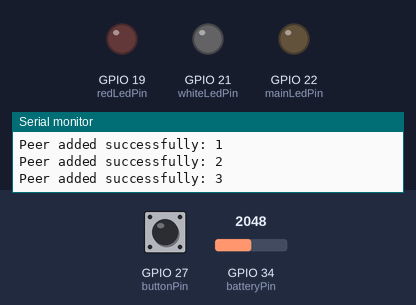
Bench run of a program on a simulated ESP32. Shown: output pins drawn as LEDs (lit = HIGH), the last lines printed to the serial monitor. Dashed ring = blinking. The inputs (shaded band) are chosen by the test bench; at power-on: GPIO 27 (buttonPin) HIGH, GPIO 34 (batteryPin) = 2048 (analog values on the 0–4095 scale).

Above: at 1.2 s.
1.3 s: GPIO 27 (buttonPin) pulled LOW for 3.2 s
At 3.66 s:
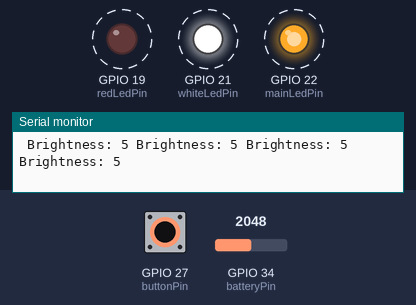
6.3 s: GPIO 34 (batteryPin) set to 2866
At 7.56 s:
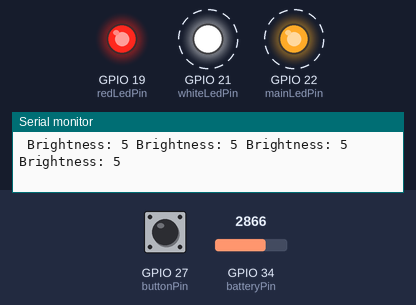
10.0 s: GPIO 34 (batteryPin) set to 2047
At 10.26 s:
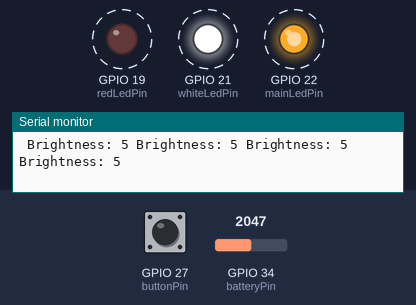
13.5 s: GPIO 34 (batteryPin) set to 1228
At 14.56 s:
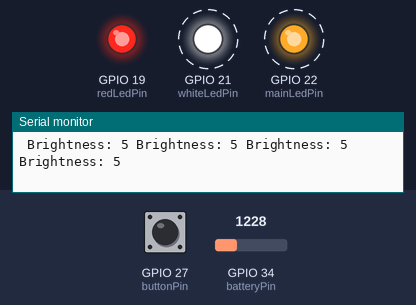
17.0 s: GPIO 27 (buttonPin) pulsed LOW 5 times (0.12 s each, 0.3 s apart)
20.5 s: GPIO 27 (buttonPin) pulsed LOW 5 times (0.12 s each, 0.3 s apart)
Timing chart, 0 to 23.5 s (numbered marks = the images above; inputs shaded):
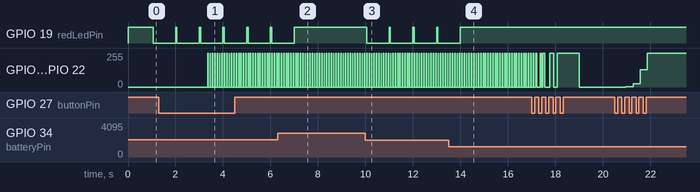

Measured:
- after the input at 1.3 s, GPIO 21 (whiteLedPin), GPIO 22 (mainLedPin): alternates 255/255 for 0.02 s and 0/255 for 0.08 s, starting after 2.1 s
- after the input at 6.3 s, GPIO 19 (redLedPin): goes on until 7.0 s, then stays HIGH
- after the input at 10.0 s, GPIO 19 (redLedPin): alternates HIGH for 0.04 s and LOW for 0.96 s, starting after 0.05 s
- after the input at 13.5 s, GPIO 19 (redLedPin): goes on until 14.0 s, then stays HIGH
- by itself, GPIO 19 (redLedPin): alternates HIGH for 0.06 s and LOW for 0.94 s

The program:

main.cpp
```cpp
#include <Arduino.h>
#include "WiFi.h"
#include "esp_now.h"

// Button
int buttonPin = 27;
const int whiteLedPin = 21;
const int mainLedPin = 22;
const int redLedPin = 19;

//State
int currentButtonState = HIGH;
int lastFlickerableState = HIGH;
int lastSteadyState = HIGH;
int redLedState = LOW;
const int batteryPin = 34;

// Timing
unsigned long previousRedMillis = 0;
unsigned long previousVoltageMillis = 0;
unsigned long pressedTime = 0;
unsigned long releasedTime = 0;
unsigned long pressDuration = 0;
int shortPressTime = 500;
int longPressTime = 1000;
int turnOffPressTime = 2000;
unsigned long lastDebounceTime = 0;
const int deBounceDelay = 50;
unsigned long lastHeartBreatTimestamp = 0;
unsigned long currentMillis = 0;

// White LED & blinking
int brightnessLevel = 0;
bool oneSecondTriggered = false;
bool twoSecondTriggered = false;

// Red LED blink
const unsigned long redBlinkCycle = 1000;
unsigned long redOnDuration = 1000;

// Battery
float batteryVoltage = 3.9;
const int voltageReadInterval = 1000;
const float voltageMax = 4.16; //4.16 max observed
const float voltageMin = 3.5; //3.5 cutoff

// Timing
unsigned long previousBlinkMillis = 0;
bool blinkState = HIGH;
unsigned long highDuration = 0;
unsigned long lowDuration = 0;
unsigned long timeToSendNext = 0;
int nextReceiverIndex = 0;
bool sendingMode = false;
bool blinkingMode = false;

void changeBrightness() {
    previousBlinkMillis = millis();
  // Turn off blinking mode when not in cases 5-10
  if (brightnessLevel < 5 || brightnessLevel > 10) {
    blinkingMode = false;
    analogWrite(whiteLedPin, 0);
    analogWrite(mainLedPin, 0);
  } else {
    blinkingMode = true;
    // Set blink durations based on case
    switch(brightnessLevel) {
      case 5: highDuration = 20; lowDuration = 80; break;
      case 6: highDuration = 40; lowDuration = 160; break;
      case 7: highDuration = 80; lowDuration = 320; break;
      case 8: highDuration = 160; lowDuration = 640; break;
      case 9: highDuration = 320; lowDuration = 1280; break;
      case 10: highDuration = 640; lowDuration = 2560; break;
    }
    // Reset phase on change so it feels responsive
    blinkState = HIGH;

    // Set immediate state
    analogWrite(whiteLedPin, 255);
    analogWrite(mainLedPin, 255);
  }

  // Regular brightness levels for cases 0-4
  if (!blinkingMode) {
    int pwmValue;
    switch(brightnessLevel) {
      case 0: pwmValue = 0; break;
      case 1: pwmValue = 2; break;
      case 2: pwmValue = 25; break;
      case 3: pwmValue = 128; break;
      case 4: pwmValue = 255; break;
      default: pwmValue = 0;
    }
    analogWrite(whiteLedPin, pwmValue);
    analogWrite(mainLedPin, pwmValue);
  }
}

// ESP-NOW
uint8_t receiverMACs[][6] = {
  {0x5C, 0x01, 0x3B, 0x96, 0x95, 0xC0}, // White
  {0xA0, 0xB7, 0x65, 0x2C, 0x23, 0x50}, // Green
  {0xA0, 0xB7, 0x65, 0x2D, 0xAA, 0x44}, // Blue
  {0xEC, 0xE3, 0x34, 0xB4, 0x96, 0x84} // Yellow
};

struct DataPacket {
  int brightnessLevel;
};

void handleBlinking() {
  currentMillis = millis();

  // Battery read
  if (currentMillis - previousVoltageMillis >= voltageReadInterval) {
    previousVoltageMillis = currentMillis;
    int rawValue = analogRead(batteryPin);
    batteryVoltage = rawValue * 0.001729;
    redOnDuration = map(batteryVoltage * 100, voltageMin * 100, voltageMax * 100, 0, 1000);
  }

  // Red LED blinking
  unsigned long cyclePosition = currentMillis % redBlinkCycle;
  if (cyclePosition < redOnDuration) {
    // ON portion of the cycle
    if (!redLedState) {
      redLedState = HIGH;
      digitalWrite(redLedPin, redLedState);
    }
  } else {
    // OFF portion of the cycle
    if (redLedState) {
      redLedState = LOW;
      digitalWrite(redLedPin, redLedState);
    }
  }

  if (!blinkingMode) return;

  unsigned long currentDuration = blinkState ? highDuration : lowDuration;

  if (currentMillis - previousBlinkMillis >= currentDuration) {
    previousBlinkMillis = currentMillis;
    blinkState = !blinkState;
    if (blinkState) {
      analogWrite(whiteLedPin, 255);
      analogWrite(mainLedPin, 255);
    } else {
      analogWrite(whiteLedPin, 0);
      analogWrite(mainLedPin, 0);
    }
  }
}

void setup() {
  pinMode(whiteLedPin, OUTPUT);
  pinMode(mainLedPin, OUTPUT);
  pinMode(redLedPin, OUTPUT);
  pinMode(buttonPin, INPUT_PULLUP);
  pinMode(batteryPin, INPUT);
  Serial.begin(115200);

  WiFi.mode(WIFI_STA);
  if (esp_now_init() != ESP_OK) {
    Serial.println("ESP-NOW Init Failed");
    return;
  }

  // Configure ADC
  analogReadResolution(12);
  analogSetAttenuation(ADC_11db);

  //ESP-NOW
  for (int i = 0; i < sizeof(receiverMACs) / sizeof(receiverMACs[0]); i++) {
    esp_now_peer_info_t peerInfo;
    memset(&peerInfo, 0, sizeof(peerInfo));
    memcpy(peerInfo.peer_addr, receiverMACs[i], 6);
    peerInfo.channel = 0;
    peerInfo.encrypt = false;
    if(esp_now_add_peer(&peerInfo) != ESP_OK) {
      Serial.println("Failed to add peer");
      return;
    } else {
      Serial.print("Peer added successfully: ");
      Serial.println(i);
    }
  }
}

void loop() {
  // Handle blinking if active
  handleBlinking();

  // Send with interval
  if (currentMillis >= timeToSendNext && sendingMode) {
    struct DataPacket packet;
    packet.brightnessLevel = brightnessLevel;
    esp_err_t result = esp_now_send(receiverMACs[nextReceiverIndex], (uint8_t *) &packet, sizeof(packet));
    if (result == ESP_OK) {
      Serial.print(" Brightness: ");
      Serial.print(brightnessLevel);
    }
    if (nextReceiverIndex < (sizeof(receiverMACs) / sizeof(receiverMACs[0])) - 1) {
      if (brightnessLevel == 0) {
        timeToSendNext = millis() + 1;
      } else {
        timeToSendNext = timeToSendNext + highDuration;
      }
      nextReceiverIndex++;
    } else {
      nextReceiverIndex = 0;
      sendingMode = false;
      Serial.println(" ");
    }
  }

  // Button behavior with debouncing
  currentButtonState = digitalRead(buttonPin);
  if (currentButtonState != lastFlickerableState) {
    lastDebounceTime = millis();
    lastFlickerableState = currentButtonState;
  }

  if ((millis() - lastDebounceTime) > deBounceDelay) {
    if (lastSteadyState == HIGH && currentButtonState == LOW) {
      pressedTime = millis();
      oneSecondTriggered = false;
      twoSecondTriggered = false;
      //Serial.println("The button is pressed.");
    }
    // While button is held down
    if (currentButtonState == LOW) {
      unsigned long holdDuration = millis() - pressedTime;
      // 1-second press detection (turn on to case 5)
      if (holdDuration > longPressTime && !oneSecondTriggered && !twoSecondTriggered) {
        // Turn on to case 5 (first blinking pattern)
        brightnessLevel = 0;
        changeBrightness();
        oneSecondTriggered = true;
        sendingMode = true;
        timeToSendNext = millis() + highDuration;
        //Serial.println("1 second press detected | case 5 | data sent.");
      }
      // 2-second press detection (turn off)
      if (holdDuration > turnOffPressTime && !twoSecondTriggered) {
        if (brightnessLevel < 5) {
          brightnessLevel = 5;
        }
        changeBrightness();
        twoSecondTriggered = true;
        sendingMode = true;
        timeToSendNext = millis() + highDuration;
        //Serial.println("2 second press detected and data sent.");
      }
    } else if (lastSteadyState == LOW && currentButtonState == HIGH) {
      releasedTime = millis();
      pressDuration = releasedTime - pressedTime;
      //Serial.println("The button is released.");
      // Short press detection (only if no long press was triggered)
      if (pressDuration < shortPressTime && !oneSecondTriggered && !twoSecondTriggered) {
        brightnessLevel = (brightnessLevel + 1) % 11;
        changeBrightness();
        sendingMode = true;
        timeToSendNext = millis() + highDuration;
        //Serial.println("Short press detected and data sent.");
      }
    }
    lastSteadyState = currentButtonState;
  }
}
// Master MAC A0:A3:B3:8A:6F:D0
//String mac = WiFi.macAddress();
//Serial.println("My MAC Address: " + mac);
  
```
